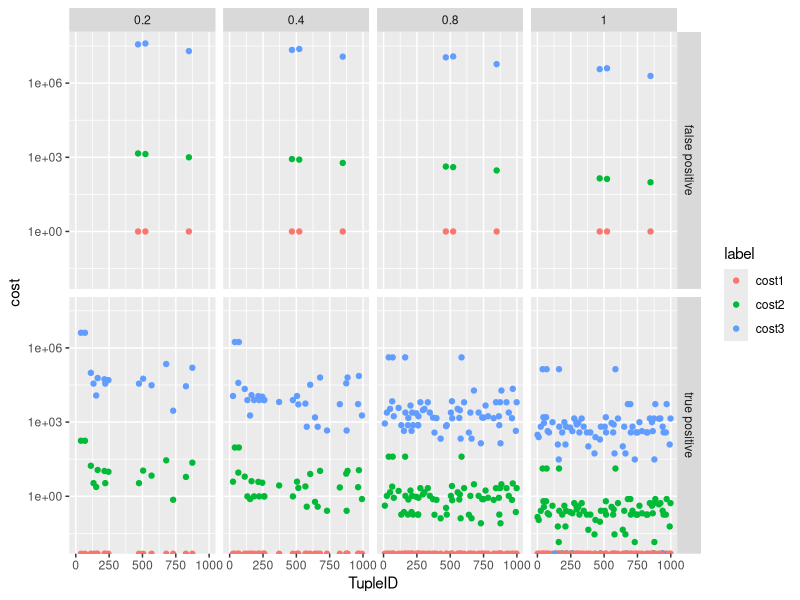
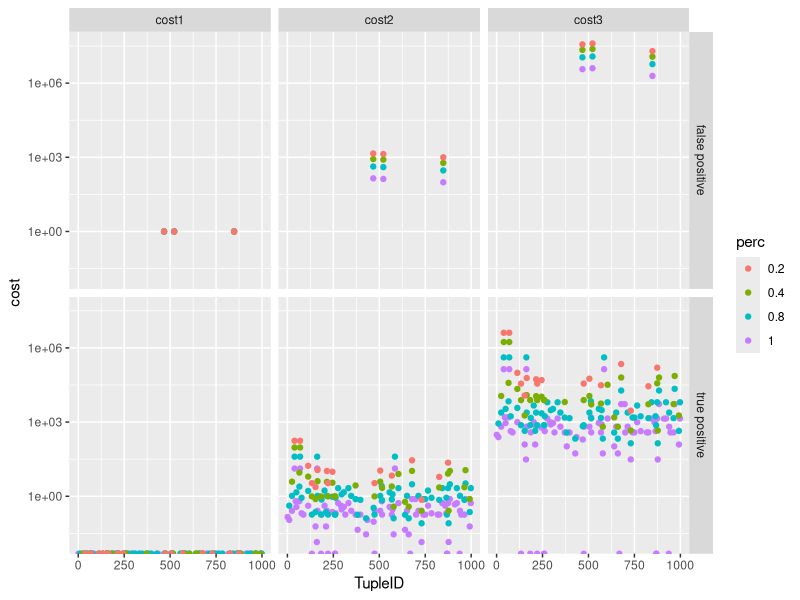
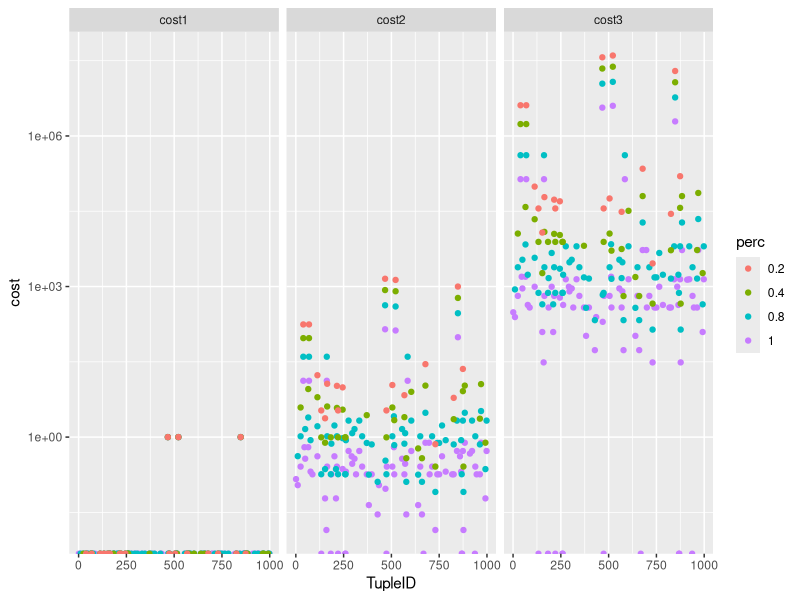
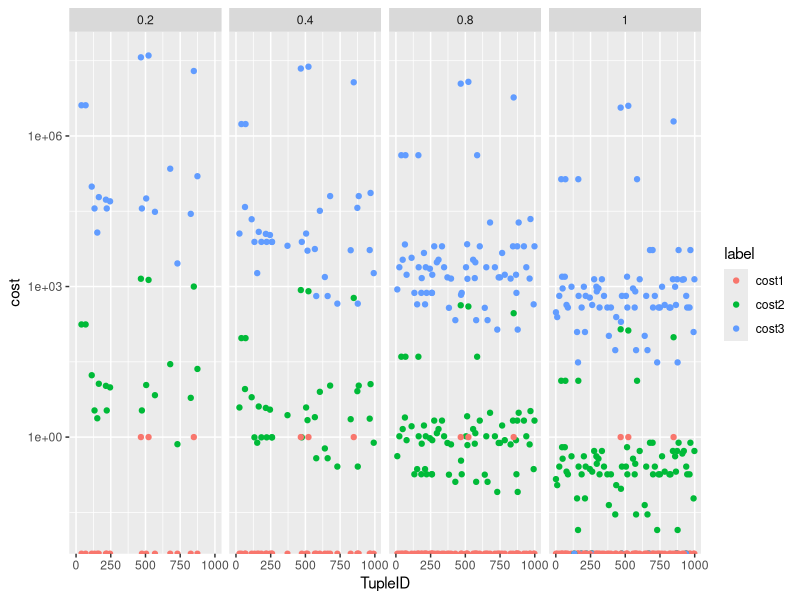
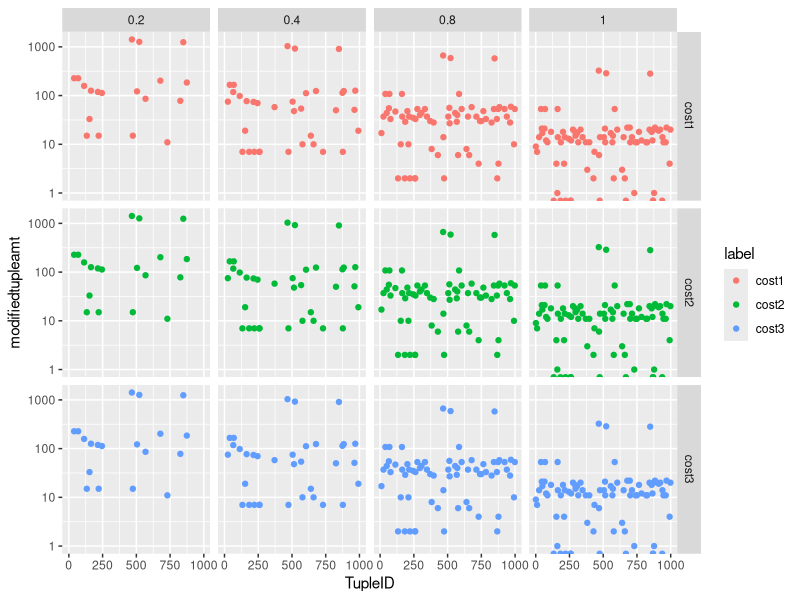

Write the R code that produced these figures, in order.
library(ggplot2)

data = read.csv('costdata.csv')
data$FalsePositive[data$FalsePositive == 1] = 'false positive'
data$FalsePositive[data$FalsePositive == 0] = 'true positive'
data$perc = factor(data$perc)
p = ggplot(data=data, aes(x=TupleID, y=cost, color=label))
p = p+geom_point()+scale_y_log10()
p = p+facet_grid(FalsePositive~perc)
ggsave('./cs_by_dist_facet.pdf', w=12,h=5)


p = ggplot(data=data, aes(x=TupleID, y=cost, color=perc))
p = p+geom_point()+scale_y_log10()
p = p+facet_grid(FalsePositive~label)
ggsave('./cs_by_perc_facet.pdf', w=12,h=5)

p = ggplot(data=data, aes(x=TupleID, y=cost, color=perc))
p = p+geom_point()+scale_y_log10()
p = p+facet_grid(.~label)
ggsave('./cs_by_perc.pdf', w=12,h=5)

p = ggplot(data=data, aes(x=TupleID, y=cost, color=label))
p = p+geom_point()+scale_y_log10()
p = p+facet_grid(.~perc)
ggsave('./cs_by_dist.pdf', w=12,h=5)

p = ggplot(data=data, aes(x=TupleID, y=modifiedtupleamt, color=label))
p = p+geom_point()+scale_y_log10()
p = p+facet_grid(label~perc)
ggsave('./numtup_by_dist.pdf', w=12,h=5)


